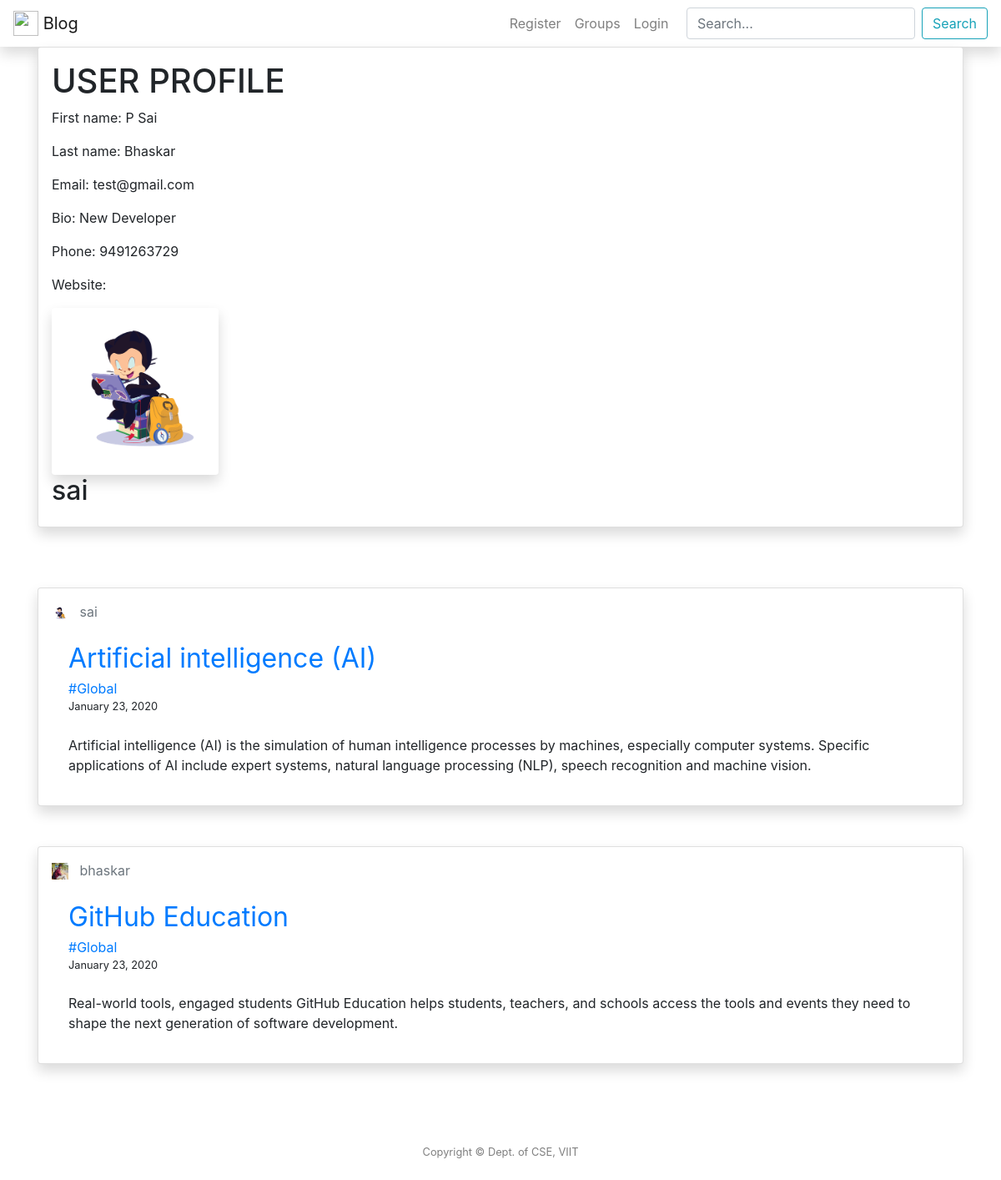
Before: /groups/Global with the older database file.
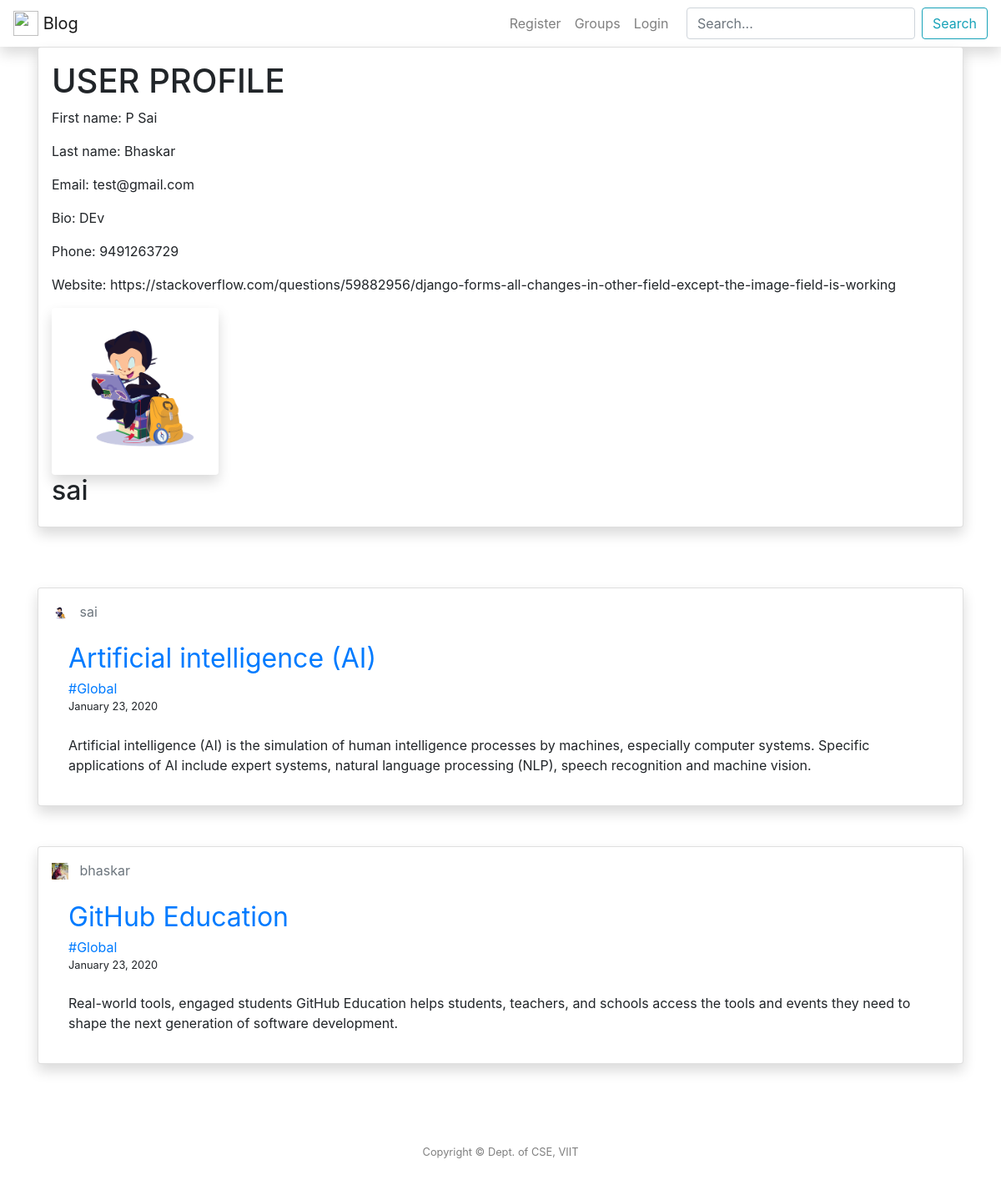
After: the same page with the newer database file.
### post/models.py (models this page shows, shortened)
class Posts(models.Model):
	title = models.CharField(max_length = 100)
	context = models.TextField()
	date_posted = models.DateTimeField(default = timezone.now)
	user = models.ForeignKey(User, on_delete = models.CASCADE)
	groups = models.ForeignKey(Com, on_delete = models.CASCADE)
	image = models.ImageField(upload_to='post_images', blank=True)

class UserProfile(models.Model):
    user = models.OneToOneField(User, on_delete = models.CASCADE)
    bio = models.CharField(max_length=100, default='',blank = True)
    website = models.URLField(default='',blank = True)
    phone = models.IntegerField(default=0,blank = True)
    image = models.ImageField(upload_to='profile_image',default = 'octocat.png')

### groups/models.py (models this page shows, shortened)
class Com(models.Model):
	name = models.CharField(max_length = 100, primary_key=True)
	def __str__(self):
		return self.name

### post/views.py (the view)
# urls.py: path('groups/<str:name>', GListView.as_view(), name = 'group-posts'),
class GListView(ListView):
	model = Posts
	template_name = 'post/user_posts.html'
	context_object_name = 'posts'
	ordering = ['-date_posted']
	def get_queryset(self):
		name = get_object_or_404(Com, name=self.kwargs.get('name'))
		return Posts.objects.filter(groups=name).order_by('-date_posted')

### templates/post/user_posts.html (shortened to what this page needs)
{% extends "post/header.html"%} {% block content %} {% for post in posts|slice:":1" %}
<div class="card shadow p-3 mb-5 bg-white rounded">
    <h1>USER PROFILE</h1>
    <tr>
        <td>
            <p>First name: {{ post.user.first_name }}</p>
            <p>Last name: {{ post.user.last_name }}</p>
            <p>Email: {{ post.user.email }}</p>
            <p>Bio: {{ post.user.userprofile.bio }}</p>
            <p>Phone: {{ post.user.userprofile.phone }}</p>
            <p>Website: {{ post.user.userprofile.website }}</p>
        </td>
    </tr>
    <tr class="float-left">
        <td>
            <img src="{{ post.user.userprofile.image.url }}" width="200" height="200" class="rounded float-left shadow bg-white rounded" alt="">
            <h2>{{post.user}}</h2>
        </td>
    </tr>
</div>
{% endfor %} {% for post in posts %}
<div class="card shadow p-3 mb-5 bg-white rounded">
    <div style="text-align: inline;">
        <img src="{{ post.user.userprofile.image.url }}" width="20" height="20"> &nbsp;
        <a class="card-subtitle mb-2 text-muted" href="{% url 'user-posts' post.user.username %}">{{ post.user }}</a>
    </div>
    <div class="card-body">
        <a class="card-title" style="font-size: 2em;" href="{% url 'post-detail' post.id %}">{{ post.title }}</a>
        <a href="{% url 'groups' %}{{ post.groups }}" class="pills">#{{ post.groups }}</a><br>
        <small>{{ post.date_posted|date:"F d, Y" }}</small>
        <p class="card-text">{{ post.context }}</p>
    </div>
</div>
{% endfor %}  {% endblock content %}

### templates/post/header.html (shortened to what this page needs)
{% load static %}
<html lang="en">
<head>
    <link rel="stylesheet" href="https://stackpath.bootstrapcdn.com/bootstrap/4.3.1/css/bootstrap.min.css">
</head>
<body>
    <nav class="navbar navbar-default navbar-fixed-top navbar-expand-lg shadow navbar-light bg-white">
        <a class="navbar-brand" href="{% url 'index' %}">
            <img src="https://upload.wikimedia.org/wikipedia/commons/a/ae/Vignan_logo.png" width="30" height="30" class="d-inline-block align-top" alt=""> Blog
        </a>
        <button class="navbar-toggler" type="button" data-toggle="collapse" data-target="#navbarSupportedContent" aria-controls="navbarSupportedContent" aria-expanded="false" aria-label="Toggle navigation">
  <nav class="navbar navbar-default navbar-fixed-top navbar-expand-lg shadow navbar-light bg-white">
        <div class="collapse navbar-collapse" id="navbarSupportedContent">
            <ul class="navbar-nav ml-auto">
                {% if user.is_authenticated %}
                <li class="nav-item"><a class="nav-link" href="{% url 'post-create' %}">New Post</a></li>
                <li class="nav-item"><a class="nav-link" href="{% url 'groups' %}">Groups</a></li>
                <li class="nav-item"><a class="nav-link" href="{% url 'view_profile' %}">Profile</a></li>
                <li class="nav-item"><a class="nav-link" href="{% url 'logout' %}">Logout</a></li>
                {% else %}
                <li class="nav-item"><a class="nav-link" href="{% url 'register' %}">Register</a></li>
                <li class="nav-item"><a class="nav-link" href="{% url 'groups' %}">Groups</a></li>
                <li class="nav-item"><a class="nav-link" href="{% url 'login' %}">Login</a></li>
                {% endif %}
            </ul>
            <form class="form-inline my-2 my-lg-0" action="{% url 'searchposts' %}" method="GET" value="{{request.GET.q}}">
                <input class="form-control mr-sm-2" type="text" name="q" value="{{request.GET.q}}" placeholder="Search..." aria-label="Search">
                <button class="btn btn-outline-info my-2 my-sm-0" name="submit" type="submit" value="Search">Search</button>
            </form>
        </div>
    </nav>
    <main role="main" class="container">
        <div class="row">
            <div class="col">
                 {% block content %}{% endblock %}
            </div>
        </div>
    </main>
    <br>
    <div id="sticky-footer" class="py-4 bg-secondry text-black-50">
        <div class="container text-center">
            <small>Copyright &copy; Dept. of CSE, VIIT</small>
        </div>
    </div>
</body>
</html>

### templates/post/header.html (style rules this page uses)
#sticky-footer { flex-shrink: none; }

Changed rows visible on the page:
changed through a linked row, Posts "Artificial intelligence (AI)": user.userprofile.bio "New Developer" → "DEv"; user.userprofile.website (not shown) → "https://stackoverflow.com/questions/59882956/django-forms-all-changes-in-other-field-except-the-image-field-is-working"
